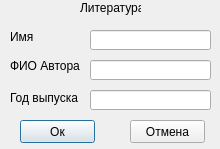
<?xml version="1.0" encoding="UTF-8"?>
<ui version="4.0">
 <class>Dialog_3</class>
 <widget class="QDialog" name="Dialog_3">
  <property name="geometry">
   <rect>
    <x>0</x>
    <y>0</y>
    <width>220</width>
    <height>149</height>
   </rect>
  </property>
  <property name="windowTitle">
   <string>Литература</string>
  </property>
  <widget class="QLineEdit" name="lineEdit_aut">
   <property name="geometry">
    <rect>
     <x>90</x>
     <y>60</y>
     <width>121</width>
     <height>20</height>
    </rect>
   </property>
  </widget>
  <widget class="QLabel" name="label">
   <property name="geometry">
    <rect>
     <x>10</x>
     <y>30</y>
     <width>46</width>
     <height>13</height>
    </rect>
   </property>
   <property name="text">
    <string>Имя</string>
   </property>
  </widget>
  <widget class="QLineEdit" name="lineEdit_name">
   <property name="geometry">
    <rect>
     <x>90</x>
     <y>30</y>
     <width>121</width>
     <height>20</height>
    </rect>
   </property>
  </widget>
  <widget class="QLabel" name="label_3">
   <property name="geometry">
    <rect>
     <x>10</x>
     <y>40</y>
     <width>81</width>
     <height>51</height>
    </rect>
   </property>
   <property name="text">
    <string>ФИО Автора</string>
   </property>
   <property name="wordWrap">
    <bool>true</bool>
   </property>
  </widget>
  <widget class="QLabel" name="label_2">
   <property name="geometry">
    <rect>
     <x>10</x>
     <y>90</y>
     <width>71</width>
     <height>16</height>
    </rect>
   </property>
   <property name="text">
    <string>Год выпуска</string>
   </property>
  </widget>
  <widget class="QLineEdit" name="lineEdit_year">
   <property name="geometry">
    <rect>
     <x>90</x>
     <y>90</y>
     <width>121</width>
     <height>20</height>
    </rect>
   </property>
  </widget>
  <widget class="QPushButton" name="pushButton">
   <property name="geometry">
    <rect>
     <x>20</x>
     <y>120</y>
     <width>75</width>
     <height>23</height>
    </rect>
   </property>
   <property name="text">
    <string>Ок</string>
   </property>
  </widget>
  <widget class="QPushButton" name="pushButton_2">
   <property name="geometry">
    <rect>
     <x>130</x>
     <y>120</y>
     <width>75</width>
     <height>23</height>
    </rect>
   </property>
   <property name="text">
    <string>Отмена</string>
   </property>
  </widget>
  <widget class="QLabel" name="label_4">
   <property name="geometry">
    <rect>
     <x>80</x>
     <y>0</y>
     <width>61</width>
     <height>16</height>
    </rect>
   </property>
   <property name="text">
    <string>Литература</string>
   </property>
  </widget>
 </widget>
 <resources/>
 <connections/>
</ui>
